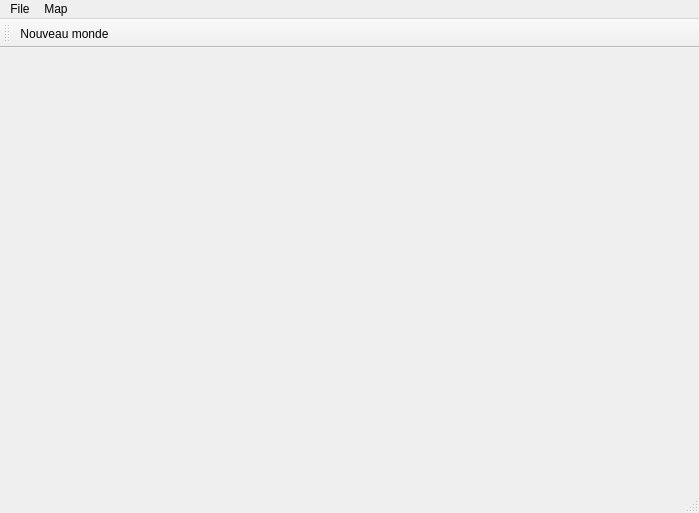
<?xml version="1.0" encoding="UTF-8"?>
<ui version="4.0">
 <class>MainWindow</class>
 <widget class="QMainWindow" name="MainWindow">
  <property name="windowModality">
   <enum>Qt::ApplicationModal</enum>
  </property>
  <property name="geometry">
   <rect>
    <x>0</x>
    <y>0</y>
    <width>699</width>
    <height>513</height>
   </rect>
  </property>
  <property name="contextMenuPolicy">
   <enum>Qt::DefaultContextMenu</enum>
  </property>
  <property name="windowTitle">
   <string>WorldXGen</string>
  </property>
  <widget class="QWidget" name="centralWidget">
   <layout class="QHBoxLayout" name="horizontalLayout">
    <item>
     <widget class="GLWidget" name="widget" native="true"/>
    </item>
   </layout>
  </widget>
  <widget class="QMenuBar" name="menuBar">
   <property name="geometry">
    <rect>
     <x>0</x>
     <y>0</y>
     <width>699</width>
     <height>21</height>
    </rect>
   </property>
   <widget class="QMenu" name="menuFile">
    <property name="title">
     <string>File</string>
    </property>
    <addaction name="actionNouveau_monde"/>
    <addaction name="separator"/>
    <addaction name="actionExit"/>
   </widget>
   <widget class="QMenu" name="menuMap">
    <property name="title">
     <string>Map</string>
    </property>
   </widget>
   <addaction name="menuFile"/>
   <addaction name="menuMap"/>
  </widget>
  <widget class="QToolBar" name="mainToolBar">
   <attribute name="toolBarArea">
    <enum>TopToolBarArea</enum>
   </attribute>
   <attribute name="toolBarBreak">
    <bool>true</bool>
   </attribute>
   <addaction name="actionNouveau_monde"/>
  </widget>
  <widget class="QStatusBar" name="statusBar"/>
  <action name="actionExit">
   <property name="text">
    <string>Exit</string>
   </property>
  </action>
  <action name="actionNouveau_monde">
   <property name="text">
    <string>Nouveau monde</string>
   </property>
  </action>
 </widget>
 <layoutdefault spacing="6" margin="11"/>
 <customwidgets>
  <customwidget>
   <class>GLWidget</class>
   <extends>QWidget</extends>
   <header>glwidget.h</header>
   <container>1</container>
   <slots>
    <slot>genererMonde()</slot>
   </slots>
  </customwidget>
 </customwidgets>
 <resources/>
 <connections>
  <connection>
   <sender>actionExit</sender>
   <signal>triggered()</signal>
   <receiver>MainWindow</receiver>
   <slot>close()</slot>
   <hints>
    <hint type="sourcelabel">
     <x>-1</x>
     <y>-1</y>
    </hint>
    <hint type="destinationlabel">
     <x>349</x>
     <y>256</y>
    </hint>
   </hints>
  </connection>
 </connections>
</ui>
